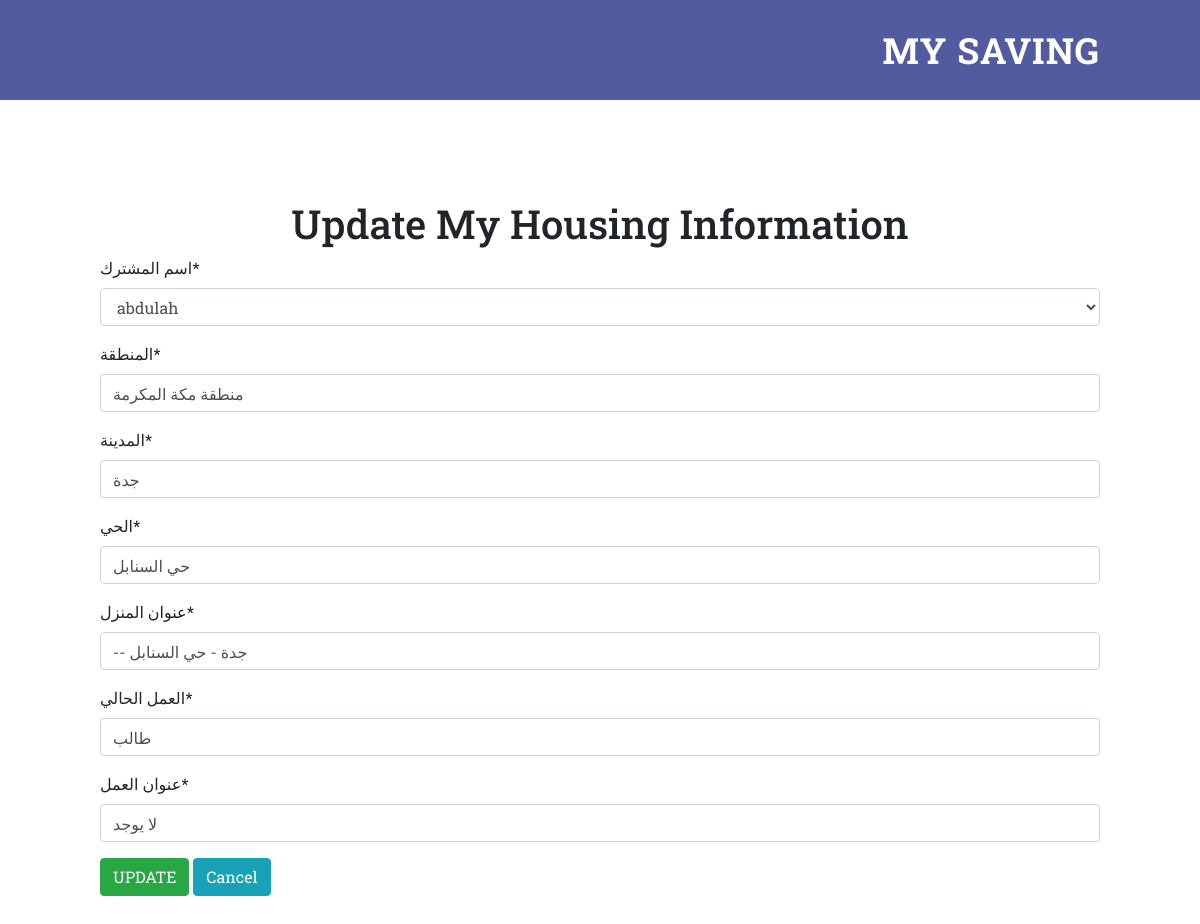
/accounts/my_housing_update/2/, run on the app's committed database.
### accounts/models.py (models this page shows, shortened)
class  HousingData_MODEL(models.Model):
    HOU_User         = models.OneToOneField(User                , on_delete=models.CASCADE                 ,verbose_name="اسم المشترك")
    HOU_Region       = models.CharField(max_length=25           , db_index=True , blank=False , null=False ,verbose_name="المنطقة")
    HOU_City         = models.CharField(max_length=25           , db_index=True , blank=False , null=False ,verbose_name="المدينة")
    HOU_District     = models.CharField(max_length=25           , db_index=True , blank=False , null=False ,verbose_name="الحي")
    HOU_HomeAddress  = models.CharField(max_length=100          , db_index=True , blank=False , null=False ,verbose_name="عنوان المنزل")
    HOU_CurrentWork  = models.CharField(max_length=100          , db_index=True , blank=False , null=False ,verbose_name="العمل الحالي")
    HOU_WorkAddress  = models.CharField(max_length=100          , db_index=True , blank=False , null=False ,verbose_name="عنوان العمل")
    class Meta:
        ordering = ['HOU_User']
    def create_housing_data(sender, **kwargs):
        if kwargs['created']: #'created' إذا كان هناك بيانات تم إستقبالها اطبع هذه الكلمة
            HousingData_MODEL.objects.create(HOU_Customer=kwargs['instance']) #التي أستقبلتها "'instance'"جديد بناء على  معلومات المستخدم "PersonalData_MODEL" قم بإنشاء ملف
    post_save.connect(create_housing_data , sender=User)
    CASH     = 'CA'
    CHECK    = 'CH'
    TRANSFER = 'TR'
    METHOD_PAYMENT_CHOICES = [
        (CASH,     'Cash'),
        (CHECK,    'Check'),
        (TRANSFER, 'Transfer'),
    ]

### accounts/views.py (the view)
# urls.py: path('my_housing_update/<int:pk>/'          , views.My_Housing_Data_Update.as_view()          , name='My_Housing_Data_Update_URL'),
class My_Housing_Data_Update(UpdateView):
        model = HousingData_MODEL # Data Table
        template_name = 'registration/my_housing_data_Update.html'# The Page HTML to Display
        success_url = reverse_lazy('My_Housing_Data_Update_Done_URL')# Go to This Page After Successful Operation
        fields = [ # Fields Table
            'HOU_User',
            'HOU_Region',
            'HOU_City',
            'HOU_District',
            'HOU_HomeAddress',
            'HOU_CurrentWork',
            'HOU_WorkAddress',
            ]

### accounts/templates/registration/my_housing_data_Update.html (shortened to what this page needs)
{% extends "commons/base.html" %}
{% load static %}
{% load crispy_forms_tags %}
{% block Page_Title  %}
<div class="row justify-content-center">
<h1>Update My Housing Information</h1>
</div>
{% endblock Page_Title %}
{% block Contents_Page %}
<form enctype="multipart/form-data" " method="post" novalidate>
        {{ form|crispy }}
                <button type="submit" class="btn btn-success">Update</button>
                <a href="{% url 'My_Housing_Data_Detail_ID_URL' user.pk %}" class="btn btn-info">Cancel</a>
</form>
{% endblock Contents_Page %}

### static/assets/css/templatemo-style.css (style rules this page uses)
body { font-family: 'Roboto Slab', sans-serif; }
input, select, textarea { outline: none; }
.primary-button a, button { font-size: 14px; font-weight: 700; text-transform: uppercase; background-color: transparent; display: inline-block; padding: 8px 20px; color: #535ba0; border: 2px solid #535ba0; transition: all 0.5s; }

### data on the page
HousingData_MODEL: HOU_User "abdulah", HOU_Region "منطقة مكة المكرمة", HOU_City "جدة", HOU_District "حي السنابل", HOU_HomeAddress "-- جدة - حي السنابل", HOU_CurrentWork "طالب", HOU_WorkAddress "لا يوجد"
